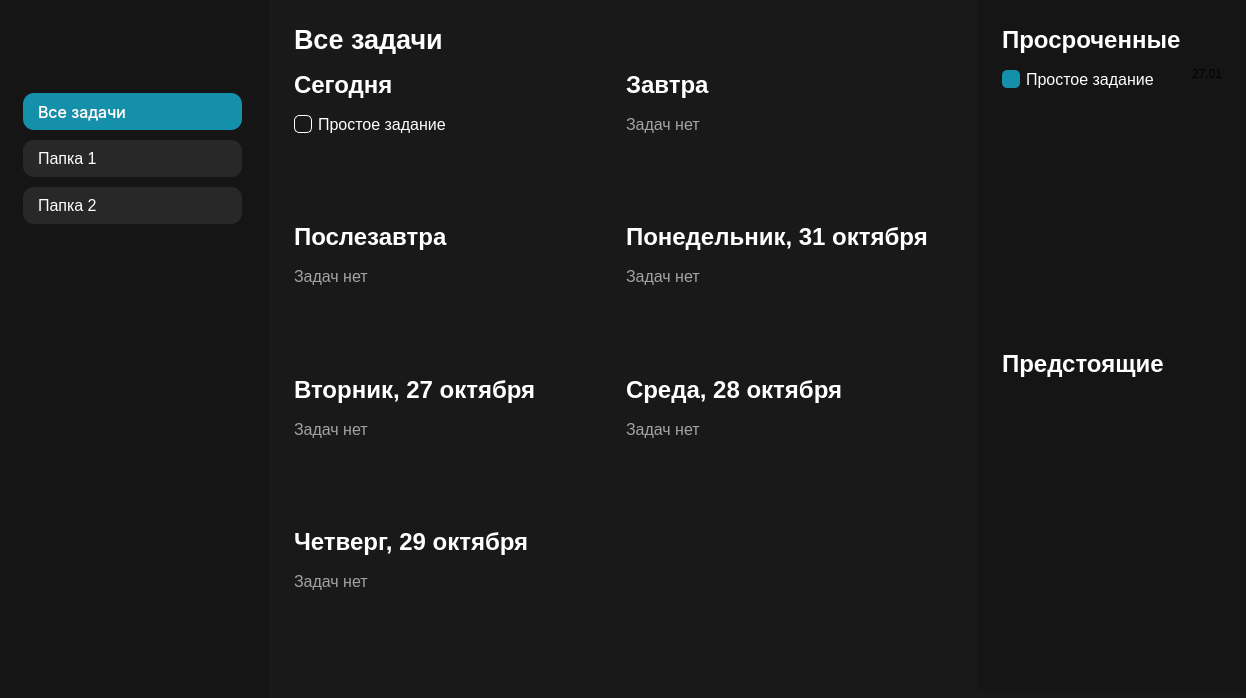
<?xml version="1.0" encoding="UTF-8"?>
<ui version="4.0">
 <class>MainWindow</class>
 <widget class="QMainWindow" name="MainWindow">
  <property name="geometry">
   <rect>
    <x>0</x>
    <y>0</y>
    <width>1246</width>
    <height>698</height>
   </rect>
  </property>
  <property name="sizePolicy">
   <sizepolicy hsizetype="Fixed" vsizetype="Fixed">
    <horstretch>0</horstretch>
    <verstretch>0</verstretch>
   </sizepolicy>
  </property>
  <property name="minimumSize">
   <size>
    <width>1246</width>
    <height>698</height>
   </size>
  </property>
  <property name="maximumSize">
   <size>
    <width>1246</width>
    <height>698</height>
   </size>
  </property>
  <property name="windowTitle">
   <string>MainWindow</string>
  </property>
  <property name="windowIcon">
   <iconset>
    <normaloff>:/src/img/icon.png</normaloff>:/src/img/icon.png</iconset>
  </property>
  <property name="styleSheet">
   <string notr="true">background: #191919;</string>
  </property>
  <widget class="QWidget" name="centralwidget">
   <widget class="QGroupBox" name="header">
    <property name="enabled">
     <bool>true</bool>
    </property>
    <property name="geometry">
     <rect>
      <x>0</x>
      <y>0</y>
      <width>269</width>
      <height>698</height>
     </rect>
    </property>
    <property name="sizePolicy">
     <sizepolicy hsizetype="Fixed" vsizetype="Preferred">
      <horstretch>0</horstretch>
      <verstretch>0</verstretch>
     </sizepolicy>
    </property>
    <property name="minimumSize">
     <size>
      <width>269</width>
      <height>0</height>
     </size>
    </property>
    <property name="maximumSize">
     <size>
      <width>16777215</width>
      <height>16777215</height>
     </size>
    </property>
    <property name="styleSheet">
     <string notr="true">border: 0;
background: #151515;</string>
    </property>
    <widget class="QLabel" name="btn_add_folder">
     <property name="geometry">
      <rect>
       <x>218</x>
       <y>30</y>
       <width>24</width>
       <height>31</height>
      </rect>
     </property>
     <property name="sizePolicy">
      <sizepolicy hsizetype="Fixed" vsizetype="Fixed">
       <horstretch>0</horstretch>
       <verstretch>0</verstretch>
      </sizepolicy>
     </property>
     <property name="minimumSize">
      <size>
       <width>24</width>
       <height>31</height>
      </size>
     </property>
     <property name="maximumSize">
      <size>
       <width>24</width>
       <height>31</height>
      </size>
     </property>
     <property name="text">
      <string/>
     </property>
     <property name="pixmap">
      <pixmap>F:/Projects/Python/.pyqt/Tasker/src/img/add_folder_icon.png</pixmap>
     </property>
    </widget>
    <widget class="QLabel" name="logo">
     <property name="geometry">
      <rect>
       <x>20</x>
       <y>20</y>
       <width>142</width>
       <height>52</height>
      </rect>
     </property>
     <property name="sizePolicy">
      <sizepolicy hsizetype="Preferred" vsizetype="Preferred">
       <horstretch>0</horstretch>
       <verstretch>0</verstretch>
      </sizepolicy>
     </property>
     <property name="maximumSize">
      <size>
       <width>142</width>
       <height>52</height>
      </size>
     </property>
     <property name="text">
      <string/>
     </property>
     <property name="pixmap">
      <pixmap>F:/Projects/Python/.pyqt/Tasker/src/img/logo.png</pixmap>
     </property>
    </widget>
    <widget class="QGroupBox" name="buttons">
     <property name="geometry">
      <rect>
       <x>23</x>
       <y>93</y>
       <width>219</width>
       <height>583</height>
      </rect>
     </property>
     <property name="sizePolicy">
      <sizepolicy hsizetype="Fixed" vsizetype="Fixed">
       <horstretch>0</horstretch>
       <verstretch>0</verstretch>
      </sizepolicy>
     </property>
     <property name="maximumSize">
      <size>
       <width>219</width>
       <height>583</height>
      </size>
     </property>
     <property name="title">
      <string/>
     </property>
     <widget class="QPushButton" name="btn_menu1">
      <property name="geometry">
       <rect>
        <x>0</x>
        <y>0</y>
        <width>219</width>
        <height>37</height>
       </rect>
      </property>
      <property name="sizePolicy">
       <sizepolicy hsizetype="Maximum" vsizetype="Fixed">
        <horstretch>0</horstretch>
        <verstretch>0</verstretch>
       </sizepolicy>
      </property>
      <property name="maximumSize">
       <size>
        <width>219</width>
        <height>37</height>
       </size>
      </property>
      <property name="font">
       <font>
        <family>Inter</family>
        <pointsize>-1</pointsize>
        <weight>50</weight>
        <italic>false</italic>
        <bold>false</bold>
       </font>
      </property>
      <property name="styleSheet">
       <string notr="true">background: #1490AA;
border-radius: 11px;
font-family: 'Inter';
font-style: normal;
font-weight: 400;
font-size: 16px;
line-height: 19px;
text-align: left;
color: #FFFFFF;
padding: 8px 0 8px 15px;</string>
      </property>
      <property name="text">
       <string>Все задачи</string>
      </property>
     </widget>
     <widget class="QPushButton" name="btn_menu2">
      <property name="geometry">
       <rect>
        <x>0</x>
        <y>47</y>
        <width>219</width>
        <height>37</height>
       </rect>
      </property>
      <property name="sizePolicy">
       <sizepolicy hsizetype="Maximum" vsizetype="Fixed">
        <horstretch>0</horstretch>
        <verstretch>0</verstretch>
       </sizepolicy>
      </property>
      <property name="maximumSize">
       <size>
        <width>219</width>
        <height>37</height>
       </size>
      </property>
      <property name="styleSheet">
       <string notr="true">background: #282828;
border-radius: 11px;
font-family: 'Inter';
font-style: normal;
font-weight: 400;
font-size: 16px;
line-height: 19px;
text-align: left;
color: #FFFFFF;
padding: 8px 0 8px 15px;</string>
      </property>
      <property name="text">
       <string>Папка 1</string>
      </property>
     </widget>
     <widget class="QPushButton" name="btn_menu3">
      <property name="geometry">
       <rect>
        <x>0</x>
        <y>94</y>
        <width>219</width>
        <height>37</height>
       </rect>
      </property>
      <property name="sizePolicy">
       <sizepolicy hsizetype="Maximum" vsizetype="Fixed">
        <horstretch>0</horstretch>
        <verstretch>0</verstretch>
       </sizepolicy>
      </property>
      <property name="maximumSize">
       <size>
        <width>219</width>
        <height>37</height>
       </size>
      </property>
      <property name="styleSheet">
       <string notr="true">background: #282828;
border-radius: 11px;
font-family: 'Inter';
font-style: normal;
font-weight: 400;
font-size: 16px;
line-height: 19px;
text-align: left;
color: #FFFFFF;
padding: 8px 0 8px 15px;</string>
      </property>
      <property name="text">
       <string>Папка 2</string>
      </property>
     </widget>
    </widget>
   </widget>
   <widget class="QStackedWidget" name="main">
    <property name="geometry">
     <rect>
      <x>269</x>
      <y>-20</y>
      <width>977</width>
      <height>719</height>
     </rect>
    </property>
    <property name="sizePolicy">
     <sizepolicy hsizetype="Fixed" vsizetype="Fixed">
      <horstretch>0</horstretch>
      <verstretch>0</verstretch>
     </sizepolicy>
    </property>
    <property name="minimumSize">
     <size>
      <width>977</width>
      <height>719</height>
     </size>
    </property>
    <property name="maximumSize">
     <size>
      <width>977</width>
      <height>719</height>
     </size>
    </property>
    <property name="currentIndex">
     <number>0</number>
    </property>
    <widget class="QWidget" name="page_3">
     <property name="maximumSize">
      <size>
       <width>977</width>
       <height>719</height>
      </size>
     </property>
     <widget class="QScrollArea" name="scrollArea">
      <property name="geometry">
       <rect>
        <x>0</x>
        <y>90</y>
        <width>708</width>
        <height>628</height>
       </rect>
      </property>
      <property name="sizePolicy">
       <sizepolicy hsizetype="Fixed" vsizetype="Fixed">
        <horstretch>0</horstretch>
        <verstretch>0</verstretch>
       </sizepolicy>
      </property>
      <property name="minimumSize">
       <size>
        <width>708</width>
        <height>628</height>
       </size>
      </property>
      <property name="maximumSize">
       <size>
        <width>708</width>
        <height>628</height>
       </size>
      </property>
      <property name="styleSheet">
       <string notr="true">border: 0;</string>
      </property>
      <property name="widgetResizable">
       <bool>true</bool>
      </property>
      <widget class="QWidget" name="scrollAreaWidgetContents_2">
       <property name="geometry">
        <rect>
         <x>0</x>
         <y>0</y>
         <width>708</width>
         <height>628</height>
        </rect>
       </property>
       <layout class="QGridLayout" name="gridLayout">
        <property name="leftMargin">
         <number>25</number>
        </property>
        <property name="topMargin">
         <number>0</number>
        </property>
        <property name="rightMargin">
         <number>25</number>
        </property>
        <property name="bottomMargin">
         <number>25</number>
        </property>
        <item row="8" column="0">
         <widget class="QGroupBox" name="tasks_7">
          <property name="title">
           <string/>
          </property>
          <layout class="QVBoxLayout" name="verticalLayout_8">
           <property name="leftMargin">
            <number>0</number>
           </property>
           <property name="topMargin">
            <number>0</number>
           </property>
           <property name="rightMargin">
            <number>0</number>
           </property>
           <property name="bottomMargin">
            <number>0</number>
           </property>
           <item>
            <layout class="QFormLayout" name="formLayout_6">
             <property name="topMargin">
              <number>10</number>
             </property>
             <item row="0" column="0">
              <widget class="QLabel" name="label_5">
               <property name="styleSheet">
                <string notr="true">font-family: 'Inter';
font-style: normal;
font-weight: 400;
font-size: 16px;
line-height: 16px;
/* identical to box height, or 100% */

letter-spacing: -0.055em;

color: #A3A3A3;</string>
               </property>
               <property name="text">
                <string>Задач нет</string>
               </property>
              </widget>
             </item>
            </layout>
           </item>
          </layout>
         </widget>
        </item>
        <item row="1" column="0">
         <widget class="QGroupBox" name="tasks_1">
          <property name="title">
           <string/>
          </property>
          <layout class="QVBoxLayout" name="verticalLayout">
           <property name="leftMargin">
            <number>0</number>
           </property>
           <property name="topMargin">
            <number>0</number>
           </property>
           <property name="rightMargin">
            <number>0</number>
           </property>
           <property name="bottomMargin">
            <number>0</number>
           </property>
           <item>
            <layout class="QFormLayout" name="task_1_1">
             <property name="topMargin">
              <number>10</number>
             </property>
             <item row="0" column="0">
              <widget class="QToolButton" name="task_btn_1_1">
               <property name="maximumSize">
                <size>
                 <width>18</width>
                 <height>18</height>
                </size>
               </property>
               <property name="cursor">
                <cursorShape>PointingHandCursor</cursorShape>
               </property>
               <property name="styleSheet">
                <string notr="true">border: 1px solid #FFFFFF;
border-radius: 5px;</string>
               </property>
               <property name="text">
                <string/>
               </property>
              </widget>
             </item>
             <item row="0" column="1">
              <widget class="QLabel" name="task_description_1_1">
               <property name="styleSheet">
                <string notr="true">font-family: 'Inter';
font-style: normal;
font-weight: 400;
font-size: 16px;
line-height: 16px;
/* identical to box height, or 100% */

letter-spacing: -0.055em;

color: #FFFFFF;</string>
               </property>
               <property name="text">
                <string>Простое задание</string>
               </property>
               <property name="wordWrap">
                <bool>false</bool>
               </property>
              </widget>
             </item>
            </layout>
           </item>
          </layout>
         </widget>
        </item>
        <item row="6" column="0">
         <widget class="QGroupBox" name="tasks_5">
          <property name="title">
           <string/>
          </property>
          <layout class="QVBoxLayout" name="verticalLayout_6">
           <property name="leftMargin">
            <number>0</number>
           </property>
           <property name="topMargin">
            <number>0</number>
           </property>
           <property name="rightMargin">
            <number>0</number>
           </property>
           <property name="bottomMargin">
            <number>0</number>
           </property>
           <item>
            <layout class="QFormLayout" name="formLayout_4">
             <property name="topMargin">
              <number>10</number>
             </property>
             <item row="0" column="0">
              <widget class="QLabel" name="label_3">
               <property name="styleSheet">
                <string notr="true">font-family: 'Inter';
font-style: normal;
font-weight: 400;
font-size: 16px;
line-height: 16px;
/* identical to box height, or 100% */

letter-spacing: -0.055em;

color: #A3A3A3;</string>
               </property>
               <property name="text">
                <string>Задач нет</string>
               </property>
              </widget>
             </item>
            </layout>
           </item>
          </layout>
         </widget>
        </item>
        <item row="4" column="0">
         <widget class="QGroupBox" name="tasks_3">
          <property name="title">
           <string/>
          </property>
          <layout class="QVBoxLayout" name="verticalLayout_3">
           <property name="leftMargin">
            <number>0</number>
           </property>
           <property name="topMargin">
            <number>0</number>
           </property>
           <property name="rightMargin">
            <number>0</number>
           </property>
           <property name="bottomMargin">
            <number>0</number>
           </property>
           <item>
            <layout class="QFormLayout" name="formLayout_2">
             <property name="topMargin">
              <number>10</number>
             </property>
             <item row="0" column="0">
              <widget class="QLabel" name="label">
               <property name="styleSheet">
                <string notr="true">font-family: 'Inter';
font-style: normal;
font-weight: 400;
font-size: 16px;
line-height: 16px;
/* identical to box height, or 100% */

letter-spacing: -0.055em;

color: #A3A3A3;</string>
               </property>
               <property name="text">
                <string>Задач нет</string>
               </property>
              </widget>
             </item>
            </layout>
           </item>
          </layout>
         </widget>
        </item>
        <item row="4" column="1">
         <widget class="QGroupBox" name="tasks_4">
          <property name="title">
           <string/>
          </property>
          <layout class="QVBoxLayout" name="verticalLayout_5">
           <property name="leftMargin">
            <number>0</number>
           </property>
           <property name="topMargin">
            <number>0</number>
           </property>
           <property name="rightMargin">
            <number>0</number>
           </property>
           <property name="bottomMargin">
            <number>0</number>
           </property>
           <item>
            <layout class="QFormLayout" name="formLayout_3">
             <property name="topMargin">
              <number>10</number>
             </property>
             <item row="0" column="0">
              <widget class="QLabel" name="label_2">
               <property name="styleSheet">
                <string notr="true">font-family: 'Inter';
font-style: normal;
font-weight: 400;
font-size: 16px;
line-height: 16px;
/* identical to box height, or 100% */

letter-spacing: -0.055em;

color: #A3A3A3;</string>
               </property>
               <property name="text">
                <string>Задач нет</string>
               </property>
              </widget>
             </item>
            </layout>
           </item>
          </layout>
         </widget>
        </item>
        <item row="6" column="1">
         <widget class="QGroupBox" name="tasks_6">
          <property name="title">
           <string/>
          </property>
          <layout class="QVBoxLayout" name="verticalLayout_7">
           <property name="leftMargin">
            <number>0</number>
           </property>
           <property name="topMargin">
            <number>0</number>
           </property>
           <property name="rightMargin">
            <number>0</number>
           </property>
           <property name="bottomMargin">
            <number>0</number>
           </property>
           <item>
            <layout class="QFormLayout" name="formLayout_5">
             <property name="topMargin">
              <number>10</number>
             </property>
             <item row="0" column="0">
              <widget class="QLabel" name="label_4">
               <property name="styleSheet">
                <string notr="true">font-family: 'Inter';
font-style: normal;
font-weight: 400;
font-size: 16px;
line-height: 16px;
/* identical to box height, or 100% */

letter-spacing: -0.055em;

color: #A3A3A3;</string>
               </property>
               <property name="text">
                <string>Задач нет</string>
               </property>
              </widget>
             </item>
            </layout>
           </item>
          </layout>
         </widget>
        </item>
        <item row="5" column="1">
         <widget class="QLabel" name="title_6">
          <property name="sizePolicy">
           <sizepolicy hsizetype="Preferred" vsizetype="Fixed">
            <horstretch>0</horstretch>
            <verstretch>0</verstretch>
           </sizepolicy>
          </property>
          <property name="maximumSize">
           <size>
            <width>16777215</width>
            <height>29</height>
           </size>
          </property>
          <property name="styleSheet">
           <string notr="true">font-family: 'Inter';
font-style: normal;
font-weight: 700;
font-size: 24px;
line-height: 29px;
/* identical to box height, or 121% */

letter-spacing: -0.055em;

color: #FFFFFF;</string>
          </property>
          <property name="text">
           <string>Среда, 28 октября</string>
          </property>
         </widget>
        </item>
        <item row="0" column="0">
         <widget class="QLabel" name="title_1">
          <property name="sizePolicy">
           <sizepolicy hsizetype="Preferred" vsizetype="Fixed">
            <horstretch>0</horstretch>
            <verstretch>0</verstretch>
           </sizepolicy>
          </property>
          <property name="maximumSize">
           <size>
            <width>16777215</width>
            <height>29</height>
           </size>
          </property>
          <property name="styleSheet">
           <string notr="true">font-family: 'Inter';
font-style: normal;
font-weight: 700;
font-size: 24px;
line-height: 29px;
/* identical to box height, or 121% */

letter-spacing: -0.055em;

color: #FFFFFF;</string>
          </property>
          <property name="text">
           <string>Сегодня</string>
          </property>
         </widget>
        </item>
        <item row="0" column="1">
         <widget class="QLabel" name="title_2">
          <property name="sizePolicy">
           <sizepolicy hsizetype="Preferred" vsizetype="Fixed">
            <horstretch>0</horstretch>
            <verstretch>0</verstretch>
           </sizepolicy>
          </property>
          <property name="maximumSize">
           <size>
            <width>16777215</width>
            <height>29</height>
           </size>
          </property>
          <property name="styleSheet">
           <string notr="true">font-family: 'Inter';
font-style: normal;
font-weight: 700;
font-size: 24px;
line-height: 29px;
/* identical to box height, or 121% */

letter-spacing: -0.055em;

color: #FFFFFF;</string>
          </property>
          <property name="text">
           <string>Завтра</string>
          </property>
         </widget>
        </item>
        <item row="3" column="0">
         <widget class="QLabel" name="title_3">
          <property name="sizePolicy">
           <sizepolicy hsizetype="Preferred" vsizetype="Fixed">
            <horstretch>0</horstretch>
            <verstretch>0</verstretch>
           </sizepolicy>
          </property>
          <property name="maximumSize">
           <size>
            <width>16777215</width>
            <height>29</height>
           </size>
          </property>
          <property name="styleSheet">
           <string notr="true">font-family: 'Inter';
font-style: normal;
font-weight: 700;
font-size: 24px;
line-height: 29px;
/* identical to box height, or 121% */

letter-spacing: -0.055em;

color: #FFFFFF;</string>
          </property>
          <property name="text">
           <string>Послезавтра</string>
          </property>
         </widget>
        </item>
        <item row="3" column="1">
         <widget class="QLabel" name="title_4">
          <property name="sizePolicy">
           <sizepolicy hsizetype="Preferred" vsizetype="Fixed">
            <horstretch>0</horstretch>
            <verstretch>0</verstretch>
           </sizepolicy>
          </property>
          <property name="maximumSize">
           <size>
            <width>16777215</width>
            <height>29</height>
           </size>
          </property>
          <property name="styleSheet">
           <string notr="true">font-family: 'Inter';
font-style: normal;
font-weight: 700;
font-size: 24px;
line-height: 29px;
/* identical to box height, or 121% */

letter-spacing: -0.055em;

color: #FFFFFF;</string>
          </property>
          <property name="text">
           <string>Понедельник, 31 октября</string>
          </property>
         </widget>
        </item>
        <item row="5" column="0">
         <widget class="QLabel" name="title_5">
          <property name="sizePolicy">
           <sizepolicy hsizetype="Preferred" vsizetype="Fixed">
            <horstretch>0</horstretch>
            <verstretch>0</verstretch>
           </sizepolicy>
          </property>
          <property name="maximumSize">
           <size>
            <width>16777215</width>
            <height>29</height>
           </size>
          </property>
          <property name="styleSheet">
           <string notr="true">font-family: 'Inter';
font-style: normal;
font-weight: 700;
font-size: 24px;
line-height: 29px;
/* identical to box height, or 121% */

letter-spacing: -0.055em;

color: #FFFFFF;</string>
          </property>
          <property name="text">
           <string>Вторник, 27 октября</string>
          </property>
         </widget>
        </item>
        <item row="7" column="0">
         <widget class="QLabel" name="title_7">
          <property name="sizePolicy">
           <sizepolicy hsizetype="Preferred" vsizetype="Fixed">
            <horstretch>0</horstretch>
            <verstretch>0</verstretch>
           </sizepolicy>
          </property>
          <property name="maximumSize">
           <size>
            <width>16777215</width>
            <height>29</height>
           </size>
          </property>
          <property name="styleSheet">
           <string notr="true">font-family: 'Inter';
font-style: normal;
font-weight: 700;
font-size: 24px;
line-height: 29px;
/* identical to box height, or 121% */

letter-spacing: -0.055em;

color: #FFFFFF;</string>
          </property>
          <property name="text">
           <string>Четверг, 29 октября</string>
          </property>
         </widget>
        </item>
        <item row="1" column="1">
         <widget class="QGroupBox" name="tasks_2">
          <property name="title">
           <string/>
          </property>
          <layout class="QVBoxLayout" name="verticalLayout_2">
           <property name="leftMargin">
            <number>0</number>
           </property>
           <property name="topMargin">
            <number>0</number>
           </property>
           <property name="rightMargin">
            <number>0</number>
           </property>
           <property name="bottomMargin">
            <number>0</number>
           </property>
           <item>
            <layout class="QFormLayout" name="task_2_1">
             <property name="topMargin">
              <number>10</number>
             </property>
             <item row="0" column="0">
              <widget class="QLabel" name="label_12">
               <property name="styleSheet">
                <string notr="true">font-family: 'Inter';
font-style: normal;
font-weight: 400;
font-size: 16px;
line-height: 16px;
/* identical to box height, or 100% */

letter-spacing: -0.055em;

color: #A3A3A3;</string>
               </property>
               <property name="text">
                <string>Задач нет</string>
               </property>
              </widget>
             </item>
            </layout>
           </item>
          </layout>
         </widget>
        </item>
       </layout>
      </widget>
     </widget>
     <widget class="QScrollArea" name="scrollArea_2">
      <property name="geometry">
       <rect>
        <x>708</x>
        <y>20</y>
        <width>271</width>
        <height>691</height>
       </rect>
      </property>
      <property name="sizePolicy">
       <sizepolicy hsizetype="Fixed" vsizetype="Fixed">
        <horstretch>0</horstretch>
        <verstretch>0</verstretch>
       </sizepolicy>
      </property>
      <property name="minimumSize">
       <size>
        <width>0</width>
        <height>691</height>
       </size>
      </property>
      <property name="maximumSize">
       <size>
        <width>16777215</width>
        <height>691</height>
       </size>
      </property>
      <property name="styleSheet">
       <string notr="true">border: 0;
background: #151515;</string>
      </property>
      <property name="widgetResizable">
       <bool>true</bool>
      </property>
      <widget class="QWidget" name="scrollAreaWidgetContents_3">
       <property name="geometry">
        <rect>
         <x>0</x>
         <y>0</y>
         <width>271</width>
         <height>691</height>
        </rect>
       </property>
       <layout class="QGridLayout" name="gridLayout_2">
        <property name="leftMargin">
         <number>25</number>
        </property>
        <property name="topMargin">
         <number>25</number>
        </property>
        <property name="rightMargin">
         <number>25</number>
        </property>
        <property name="bottomMargin">
         <number>25</number>
        </property>
        <item row="0" column="0">
         <widget class="QLabel" name="label_9">
          <property name="sizePolicy">
           <sizepolicy hsizetype="Preferred" vsizetype="Fixed">
            <horstretch>0</horstretch>
            <verstretch>0</verstretch>
           </sizepolicy>
          </property>
          <property name="maximumSize">
           <size>
            <width>16777215</width>
            <height>29</height>
           </size>
          </property>
          <property name="styleSheet">
           <string notr="true">font-family: 'Inter';
font-style: normal;
font-weight: 700;
font-size: 24px;
line-height: 29px;
/* identical to box height, or 121% */

letter-spacing: -0.055em;

color: #FFFFFF;</string>
          </property>
          <property name="text">
           <string>Просроченные</string>
          </property>
         </widget>
        </item>
        <item row="3" column="0">
         <widget class="QGroupBox" name="groupBox_9">
          <property name="title">
           <string/>
          </property>
         </widget>
        </item>
        <item row="1" column="0">
         <widget class="QGroupBox" name="groupBox_8">
          <property name="sizePolicy">
           <sizepolicy hsizetype="Preferred" vsizetype="Preferred">
            <horstretch>0</horstretch>
            <verstretch>0</verstretch>
           </sizepolicy>
          </property>
          <property name="minimumSize">
           <size>
            <width>0</width>
            <height>0</height>
           </size>
          </property>
          <property name="maximumSize">
           <size>
            <width>16777215</width>
            <height>16777215</height>
           </size>
          </property>
          <property name="title">
           <string/>
          </property>
          <layout class="QGridLayout" name="gridLayout_4" columnstretch="1,0">
           <property name="sizeConstraint">
            <enum>QLayout::SetDefaultConstraint</enum>
           </property>
           <property name="leftMargin">
            <number>0</number>
           </property>
           <property name="topMargin">
            <number>0</number>
           </property>
           <property name="rightMargin">
            <number>0</number>
           </property>
           <property name="bottomMargin">
            <number>0</number>
           </property>
           <item row="0" column="0">
            <layout class="QFormLayout" name="task_2_2">
             <property name="topMargin">
              <number>10</number>
             </property>
             <item row="0" column="0">
              <widget class="QToolButton" name="task_btn_2_2">
               <property name="sizePolicy">
                <sizepolicy hsizetype="Fixed" vsizetype="Fixed">
                 <horstretch>0</horstretch>
                 <verstretch>0</verstretch>
                </sizepolicy>
               </property>
               <property name="maximumSize">
                <size>
                 <width>18</width>
                 <height>18</height>
                </size>
               </property>
               <property name="cursor">
                <cursorShape>PointingHandCursor</cursorShape>
               </property>
               <property name="styleSheet">
                <string notr="true">background: #1490AA;
border-radius: 5px;</string>
               </property>
               <property name="text">
                <string/>
               </property>
               <property name="icon">
                <iconset>
                 <normaloff>F:/Projects/Python/.pyqt/Tasker/src/img/task_done.png</normaloff>F:/Projects/Python/.pyqt/Tasker/src/img/task_done.png</iconset>
               </property>
              </widget>
             </item>
             <item row="0" column="1">
              <widget class="QLabel" name="task_description_2_2">
               <property name="styleSheet">
                <string notr="true">font-family: 'Inter';
font-style: normal;
font-weight: 400;
font-size: 16px;
line-height: 16px;
/* identical to box height, or 100% */

letter-spacing: -0.055em;

color: #FFFFFF;</string>
               </property>
               <property name="text">
                <string>Простое задание</string>
               </property>
               <property name="textFormat">
                <enum>Qt::AutoText</enum>
               </property>
               <property name="scaledContents">
                <bool>false</bool>
               </property>
               <property name="wordWrap">
                <bool>true</bool>
               </property>
              </widget>
             </item>
            </layout>
           </item>
           <item row="0" column="1">
            <widget class="QLabel" name="label_6">
             <property name="sizePolicy">
              <sizepolicy hsizetype="Maximum" vsizetype="Fixed">
               <horstretch>0</horstretch>
               <verstretch>0</verstretch>
              </sizepolicy>
             </property>
             <property name="styleSheet">
              <string notr="true">position: top;</string>
             </property>
             <property name="text">
              <string>27.01</string>
             </property>
            </widget>
           </item>
           <item row="1" column="0">
            <widget class="QLabel" name="label_13">
             <property name="text">
              <string/>
             </property>
            </widget>
           </item>
          </layout>
         </widget>
        </item>
        <item row="2" column="0">
         <widget class="QLabel" name="label_10">
          <property name="sizePolicy">
           <sizepolicy hsizetype="Preferred" vsizetype="Fixed">
            <horstretch>0</horstretch>
            <verstretch>0</verstretch>
           </sizepolicy>
          </property>
          <property name="maximumSize">
           <size>
            <width>16777215</width>
            <height>29</height>
           </size>
          </property>
          <property name="styleSheet">
           <string notr="true">font-family: 'Inter';
font-style: normal;
font-weight: 700;
font-size: 24px;
line-height: 29px;
/* identical to box height, or 121% */

letter-spacing: -0.055em;

color: #FFFFFF;</string>
          </property>
          <property name="text">
           <string>Предстоящие</string>
          </property>
         </widget>
        </item>
       </layout>
      </widget>
     </widget>
     <widget class="QLabel" name="label_8">
      <property name="geometry">
       <rect>
        <x>25</x>
        <y>45</y>
        <width>661</width>
        <height>29</height>
       </rect>
      </property>
      <property name="styleSheet">
       <string notr="true">font-family: 'Inter';
font-style: normal;
font-weight: 700;
font-size: 27px;
line-height: 29px;
/* identical to box height, or 121% */

letter-spacing: -0.055em;

color: #FFFFFF;</string>
      </property>
      <property name="text">
       <string>Все задачи</string>
      </property>
     </widget>
    </widget>
    <widget class="QWidget" name="page_4">
     <widget class="QLabel" name="label_7">
      <property name="geometry">
       <rect>
        <x>25</x>
        <y>45</y>
        <width>927</width>
        <height>29</height>
       </rect>
      </property>
      <property name="styleSheet">
       <string notr="true">font-family: 'Inter';
font-style: normal;
font-weight: 700;
font-size: 27px;
line-height: 29px;
/* identical to box height, or 121% */

letter-spacing: -0.055em;

color: #FFFFFF;</string>
      </property>
      <property name="text">
       <string>Папка 1</string>
      </property>
     </widget>
     <widget class="QScrollArea" name="scrollArea_3">
      <property name="geometry">
       <rect>
        <x>0</x>
        <y>90</y>
        <width>977</width>
        <height>628</height>
       </rect>
      </property>
      <property name="sizePolicy">
       <sizepolicy hsizetype="Fixed" vsizetype="Fixed">
        <horstretch>0</horstretch>
        <verstretch>0</verstretch>
       </sizepolicy>
      </property>
      <property name="minimumSize">
       <size>
        <width>977</width>
        <height>628</height>
       </size>
      </property>
      <property name="maximumSize">
       <size>
        <width>977</width>
        <height>628</height>
       </size>
      </property>
      <property name="styleSheet">
       <string notr="true">border: 0;</string>
      </property>
      <property name="widgetResizable">
       <bool>true</bool>
      </property>
      <widget class="QWidget" name="scrollAreaWidgetContents_4">
       <property name="geometry">
        <rect>
         <x>0</x>
         <y>0</y>
         <width>977</width>
         <height>628</height>
        </rect>
       </property>
       <layout class="QVBoxLayout" name="verticalLayout_4">
        <property name="leftMargin">
         <number>25</number>
        </property>
        <property name="topMargin">
         <number>0</number>
        </property>
        <property name="rightMargin">
         <number>25</number>
        </property>
        <property name="bottomMargin">
         <number>25</number>
        </property>
        <item>
         <widget class="QGroupBox" name="groupBox_14">
          <property name="sizePolicy">
           <sizepolicy hsizetype="Maximum" vsizetype="Fixed">
            <horstretch>0</horstretch>
            <verstretch>0</verstretch>
           </sizepolicy>
          </property>
          <property name="title">
           <string/>
          </property>
          <layout class="QFormLayout" name="formLayout">
           <property name="leftMargin">
            <number>0</number>
           </property>
           <property name="topMargin">
            <number>0</number>
           </property>
           <property name="rightMargin">
            <number>0</number>
           </property>
           <property name="bottomMargin">
            <number>0</number>
           </property>
           <item row="0" column="0">
            <widget class="QToolButton" name="task_btn_1_2">
             <property name="maximumSize">
              <size>
               <width>18</width>
               <height>18</height>
              </size>
             </property>
             <property name="cursor">
              <cursorShape>PointingHandCursor</cursorShape>
             </property>
             <property name="styleSheet">
              <string notr="true">border: 1px solid #FFFFFF;
border-radius: 5px;</string>
             </property>
             <property name="text">
              <string/>
             </property>
            </widget>
           </item>
           <item row="0" column="1">
            <widget class="QLabel" name="task_description_1_2">
             <property name="font">
              <font>
               <family>Inter</family>
               <pointsize>-1</pointsize>
               <weight>50</weight>
               <italic>false</italic>
               <bold>false</bold>
              </font>
             </property>
             <property name="styleSheet">
              <string notr="true">font-family: 'Inter';
font-style: normal;
font-weight: 400;
font-size: 16px;
line-height: 16px;
/* identical to box height, or 100% */

letter-spacing: -0.055em;

color: #FFFFFF;</string>
             </property>
             <property name="text">
              <string>Простое задание  27.01</string>
             </property>
             <property name="wordWrap">
              <bool>false</bool>
             </property>
            </widget>
           </item>
          </layout>
         </widget>
        </item>
        <item>
         <widget class="QLabel" name="label_11">
          <property name="frameShape">
           <enum>QFrame::Panel</enum>
          </property>
          <property name="text">
           <string/>
          </property>
         </widget>
        </item>
       </layout>
      </widget>
     </widget>
    </widget>
   </widget>
  </widget>
 </widget>
 <resources>
  <include location="F:/Projects/Python/.pyqt/Tasker/src/src.qrc"/>
 </resources>
 <connections/>
</ui>
